Frame 1 (no input): blank canvas, image omitted
Frame 60 (the mouse pressed at the canvas centre just before this capture): blank canvas, image omitted
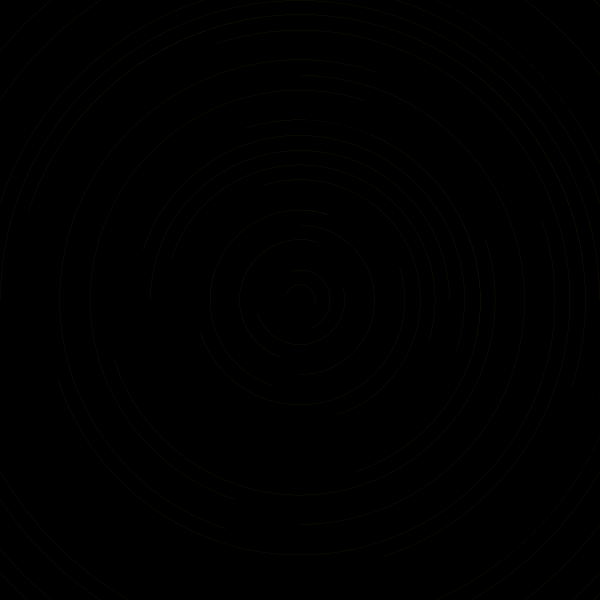
Frame 120 (the mouse held since frame 60 and released just before this capture)

The Processing sketch whose frames 1 and 60 were blank and that drew this single picture after the mouse press (run headless with seeded random() and noise(); from frame 60 on, the mouse is pressed at the canvas centre):

// Processing sketch: sketch156911
// ── sketch156911.pde
/* OpenProcessing Tweak of *@*http://www.openprocessing.org/sketch/156911*@* */
/* !do not delete the line above, required for linking your tweak if you upload again */
float theta = 0;
float thetaInc = 0.08;
int amp = 6;
float s = 5;
float r = 255;
int rInc = 30; 
int num = 40;
PVector mouse;
float dmouse;
PVector center;


void setup() {
  size(600, 600);
  smooth();
  background(0);
  center = new PVector(width/2, height/2);
}

void draw() {
  background(0);
  translate(width/2, height/2);
  
  if (mousePressed == true) {
    s = amp*sin(theta) + amp;
    r = 255*sin(theta+ PI/3) + 255;
    theta += thetaInc;
  } 
  
   mouse = new PVector(mouseX, mouseY);
  dmouse = mouse.dist(center);
  
   float t = map(mouseX, 0, width, 0, TWO_PI);
  float u = map(mouseY, 0, height, 0, TWO_PI);
  int a = int(map(mouseX, 0, width, 0, 255));
  int b = int(map(mouseY, 0, width, 0, 255));
  int c = int(map(dmouse, 0, 1.7*width/2, 0, 255));
  
  color col = color(a, b, c);
  noFill();
  stroke(col, r);
  strokeWeight(s);
  strokeCap(SQUARE);
  
   for (int i = 0; i < num; i++){
    float radius = i*rInc;
    float angle = i*i*PI/10;;
   pushMatrix();
  rotate(u);
  arc(0, 0, radius, radius, angle, angle + t);
  popMatrix();
   }
}
